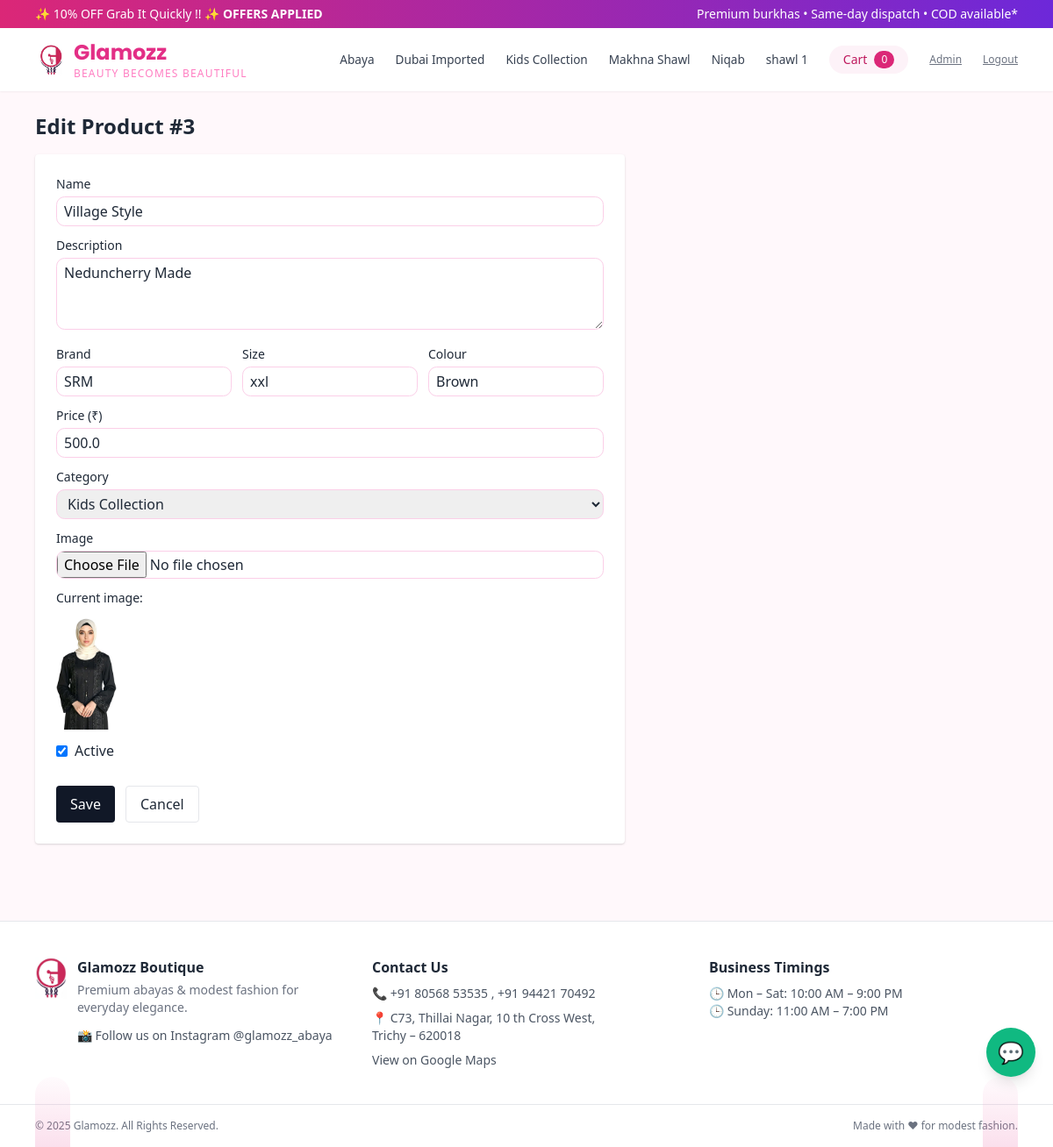
/admin/products/3/edit (signed in), run on the app's committed database.
### app.py (models this page shows)
class Category(db.Model):
    id = db.Column(db.Integer, primary_key=True)
    slug = db.Column(db.String(64), unique=True, nullable=False)
    name = db.Column(db.String(120), nullable=False)
    products = db.relationship("Product", backref="category", lazy=True)

class Product(db.Model):
    id = db.Column(db.Integer, primary_key=True)
    name = db.Column(db.String(200), nullable=False)
    description = db.Column(db.Text, nullable=True)
    brand = db.Column(db.String(100), nullable=True)
    size = db.Column(db.String(50), nullable=True)   # Example: "52", "54", "S", "M"
    color = db.Column(db.String(50), nullable=True)
    price = db.Column(db.Float, nullable=False)
    image_filename = db.Column(db.String(255), nullable=True)
    is_active = db.Column(db.Boolean, default=True)
    category_id = db.Column(db.Integer, db.ForeignKey("category.id"), nullable=False)

### app.py (the view, shortened to what this page needs)
@app.route("/admin/products/<int:product_id>/edit", methods=["GET", "POST"])
@login_required
@admin_required
def admin_product_edit(product_id):
    product = Product.query.get_or_404(product_id)
    categories = Category.query.order_by(Category.name).all()
    return render_template("admin/product_form.html", categories=categories, product=product)

### app.py (called while the page is built)
@login_manager.user_loader
def load_user(user_id):
    return User.query.get(int(user_id))

def get_cart():
    return session.get("cart", {})

def admin_required(func):
    from functools import wraps
    @wraps(func)
    def wrapper(*args, **kwargs):
        if not current_user.is_authenticated:
            return login_manager.unauthorized()
        if not current_user.is_admin:
            flash("Admin access only.")
            return redirect(url_for("index"))
        return func(*args, **kwargs)
    return wrapper

@app.context_processor
def inject_globals():
    nav_categories = {c.slug: c.name for c in Category.query.order_by(Category.name).all()}
    cart = get_cart()
    cart_count = sum(cart.values())
    return dict(nav_categories=nav_categories, cart_count=cart_count, current_user=current_user)

### templates/admin/product_form.html
{% extends "base.html" %}
{% block content %}
{% if product %}
    <h1 class="text-2xl font-bold mb-4">Edit Product #{{ product.id }}</h1>
{% else %}
    <h1 class="text-2xl font-bold mb-4">Add New Product</h1>
{% endif %}
<div class="bg-white p-6 rounded shadow max-w-2xl">
    <form method="post" enctype="multipart/form-data">
        <label class="block text-sm mb-1">Name</label>
        <input type="text" name="name" class="w-full border px-2 py-1 mb-3"
               value="{{ product.name if product else '' }}" required>
        <label class="block text-sm mb-1">Description</label>
        <textarea name="description" class="w-full border px-2 py-1 mb-3" rows="3">{{ product.description if product else '' }}</textarea>
        <div class="grid grid-cols-1 md:grid-cols-3 gap-3">
            <div>
                <label class="block text-sm mb-1">Brand</label>
                <input type="text" name="brand" class="w-full border px-2 py-1 mb-3"
                       value="{{ product.brand if product else '' }}">
            </div>
            <div>
                <label class="block text-sm mb-1">Size</label>
                <input type="text" name="size" class="w-full border px-2 py-1 mb-3"
                       value="{{ product.size if product else '' }}">
            </div>
            <div>
                <label class="block text-sm mb-1">Colour</label>
                <input type="text" name="color" class="w-full border px-2 py-1 mb-3"
                       value="{{ product.color if product else '' }}">
            </div>
        </div>
        <label class="block text-sm mb-1">Price (₹)</label>
        <input type="number" step="0.01" name="price" class="w-full border px-2 py-1 mb-3"
               value="{{ product.price if product else '' }}" required>
        <label class="block text-sm mb-1">Category</label>
        <select name="category_id" class="w-full border px-2 py-1 mb-3" required>
            {% for c in categories %}
                <option value="{{ c.id }}"
                    {% if product and product.category_id == c.id %}selected{% endif %}>
                    {{ c.name }}
                </option>
            {% endfor %}
        </select>
        <label class="block text-sm mb-1">Image</label>
        <input type="file" name="image" class="w-full mb-3">
        {% if product and product.image_filename %}
            <p class="mb-3 text-sm">Current image:</p>
            <img src="{{ url_for('static', filename='uploads/' ~ product.image_filename) }}"
                 class="h-32 mb-3">
        {% endif %}
        {% if product %}
            <label class="inline-flex items-center mb-3">
                <input type="checkbox" name="is_active" value="1" class="mr-2"
                       {% if product.is_active %}checked{% endif %}>
                Active
            </label>
        {% endif %}
        <div class="mt-4 flex space-x-3">
            <button class="bg-gray-900 text-white px-4 py-2 rounded">
                Save
            </button>
            <a href="{{ url_for('admin_products') }}" class="px-4 py-2 rounded border">
                Cancel
            </a>
        </div>
    </form>
</div>
{% endblock %}

### templates/base.html (shortened to what this page needs)
<!DOCTYPE html>
<html lang="en">
<head>
    <link rel="stylesheet" href="{{ url_for('static', filename='css/premium.css') }}">
    <link href="https://cdn.jsdelivr.net/npm/tailwindcss@2.2.19/dist/tailwind.min.css" rel="stylesheet">
</head>
<body class="bg-[var(--brand-bg)] text-gray-800 transition-colors duration-300">
    <div class="w-full bg-gradient-to-r from-pink-600 via-rose-500 to-purple-700 text-white text-xs sm:text-sm">
        <div class="max-w-6xl mx-auto px-4 py-1.5 flex justify-between items-center">
            <span>✨ 10% OFF Grab It Quickly !! ✨ <b>OFFERS APPLIED</b></span>
            <span class="hidden sm:inline">Premium burkhas • Same-day dispatch • COD available*</span>
        </div>
    </div>
<header class="bg-white shadow-sm sticky top-0 z-50">
    <div class="max-w-6xl mx-auto px-4 py-3 flex items-center justify-between">
        <div class="flex items-center gap-2">
    <a href="{{ url_for('index') }}" class="flex items-center gap-2">
        <img src="{{ url_for('static', filename='uploads/icon.png') }}" alt="Logo"
             class="w-9 h-9 object-contain">
        <div class="leading-tight">
            <h1 class="text-2xl font-bold" style="color:#e32f86;font-family:Poppins;">
                Glamozz
            </h1>
            <p class="tracking-widest text-xs font-medium" style="color:#ff7ec2;">
                BEAUTY BECOMES BEAUTIFUL
            </p>
        </div>
    </a>
</div>
        <nav class="hidden md:flex items-center space-x-6 text-sm font-medium text-gray-700">
            {% for slug, name in nav_categories.items() %}
                <a href="{{ url_for('category_page', slug=slug) }}"
                   class="nav-link hover:text-pink-600">
                    {{ name }}
                </a>
            {% endfor %}
            <a href="{{ url_for('cart') }}"
   class="pill-badge bg-pink-50 text-pink-700 px-4 py-1.5 text-sm
          hover:bg-pink-100 flex items-center space-x-2 rounded-full">
    <span>Cart</span>
    <span class="pill-badge bg-pink-600 text-white text-xs
                 px-2 py-0.5 rounded-full">
        {{ cart_count }}
    </span>
</a>
            {% if current_user.is_authenticated and current_user.is_admin %}
                <a href="{{ url_for('admin_dashboard') }}"
                   class="text-xs text-gray-500 underline">
                   Admin
                </a>
                <a href="{{ url_for('admin_logout') }}"
                   class="text-xs text-gray-500 underline">
                   Logout
                </a>
            {% endif %}
        </nav>
    </div>
</header>
    <main class="flex-1">
        <div class="max-w-6xl mx-auto px-4 py-6">
            {% block content %}{% endblock %}
        </div>
    </main>
<footer class="relative bg-white border-t mt-16 overflow-hidden">
    <div class="absolute inset-0 pointer-events-none">
        <div class="tree tree-left"></div>
        <div class="tree tree-right"></div>
    </div>
    <div class="relative max-w-6xl mx-auto px-4 py-10 grid grid-cols-1 md:grid-cols-3 gap-8 text-sm text-gray-600">
<div class="flex items-start gap-3">
    <img src="{{ url_for('static', filename='uploads/icon.png') }}"
         class="h-12 w-auto object-contain" alt="Glamozz">
    <div>
        <h3 class="text-base font-semibold text-gray-800 mb-1">Glamozz Boutique</h3>
        <p class="text-gray-500 mb-3 text-sm">
            Premium abayas & modest fashion for everyday elegance.
        </p>
        <a href="https://www.instagram.com/glamozz_abaya?igsh=Y205bXdqdnI1Y3p0"
           target="_blank"
           class="inline-flex items-center gap-2 text-[var(--brand-pink)] font-medium hover:underline">
            📸 Follow us on Instagram @glamozz_abaya
        </a>
    </div>
</div>
        <div>
            <h3 class="text-base font-semibold text-gray-800 mb-2">
                Contact Us
            </h3>
            <p class="mb-2">
                📞 <a href="tel:+918056853535" class="hover:underline">
                    +91 80568 53535
                </a>
                <a href="tel:+919442170492" class="hover:underline">
                    , +91 94421 70492
                </a>
            </p>
            <p class="mb-2">
                📍 C73, Thillai Nagar, 10 th Cross West,<br>
                Trichy – 620018
            </p>
            <a href="https://www.google.com/maps/place/GLAMOZZ+BURKHA/@10.8209313,78.6791688,869m/data=!3m1!1e3!4m14!1m7!3m6!1s0x3baaf5a1981f28d3:0x8d49c6cb777a2616!2sGLAMOZZ+BURKHA!8m2!3d10.8209313!4d78.6817437!16s%2Fg%2F11f4m4zh_q!3m5!1s0x3baaf5a1981f28d3:0x8d49c6cb777a2616!8m2!3d10.8209313!4d78.6817437!16s%2Fg%2F11f4m4zh_q?entry=ttu&g_ep=EgoyMDI1MTIwOS4wIKXMDSoASAFQAw%3D%3D"
               target="_blank"
               class="text-[var(--brand-pink)] hover:underline">
                View on Google Maps
            </a>
        </div>
        <div>
            <h3 class="text-base font-semibold text-gray-800 mb-2">
                Business Timings
            </h3>
            <p>🕒 Mon – Sat: 10:00 AM – 9:00 PM</p>
            <p>🕒 Sunday: 11:00 AM – 7:00 PM</p>
        </div>
    </div>
    <div class="border-t">
        <div class="max-w-6xl mx-auto px-4 py-4 text-xs text-gray-500 flex flex-col sm:flex-row justify-between items-center space-y-2 sm:space-y-0">
            <span>© 2025 Glamozz. All Rights Reserved.</span>
            <span>Made with ♥ for modest fashion.</span>
        </div>
    </div>
</footer>
<a href="https://wa.me/919876543210"
   target="_blank"
   class="fixed bottom-20 right-5 z-50
          bg-green-500 hover:bg-green-600
          text-white
          w-14 h-14
          rounded-full
          flex items-center justify-center
          shadow-lg
          text-2xl"
          >
    💬
</a>
</body>
</html>

### static/css/premium.css (style rules this page uses)
:root { --pink-main: #e11d74; --pink-soft: #fff1f7; --pink-light: #fde7f3; --purple-dark: #3b0a45; --text-dark: #1f2937; --text-muted: #6b7280; --card-bg: #ffffff; --radius-lg: 1.25rem; --radius-md: 0.75rem; --shadow-soft: 0 10px 25px rgba(0,0,0,0.06); --shadow-hover: 0 18px 40px rgba(225,29,116,0.18); }
body { font-family: 'Poppins', sans-serif; background: linear-gradient(180deg, #fff7fb 0%, #ffffff 100%); color: var(--text-dark); }
.nav-link { font-size: 0.85rem; position: relative; }
.nav-link::after { content: ""; position: absolute; left: 0; bottom: -5px; height: 2px; width: 0; background: linear-gradient(to right, var(--pink-main), #9333ea); transition: width 0.25s ease; }
select, input, textarea { border-radius: 0.6rem; border: 1px solid #fbcfe8; font-size: 0.8rem; }
:root { --pink:#e32f86; --pink-soft:#ffe4f2; --bg:#fff8fb; --text:#1f2937; --card:#ffffff; }
body { background:var(--bg); color:var(--text); font-family:Poppins,sans-serif; }

### templates/base.html (style rules this page uses)
:root { --brand-bg:#fff8fb; --brand-text:#1f2937; --brand-card:#ffffff; --brand-border:#e5e7eb; --brand-pink:#e32f86; --brand-pink-soft:#ffe4f2; }
body { background:var(--brand-bg); color:var(--brand-text); }
:root { --brand-pink:#e32f86; --brand-pink-soft:#ffe4f2; --brand-deep:#4b1248; --brand-bg:#fff8fb; }
.tree { position:absolute; bottom:0; width:40px; height:80px; background:linear-gradient(to top,#e32f86,#ffe4f2); border-radius:20px 20px 0 0; opacity:0.15; }
.tree-left { left:40px; }
.tree-right { right:40px; }

### data on the page
Category: name "Abaya"
Category: name "Dubai Imported"
Category: name "Kids Collection"
Category: name "Makhna Shawl"
Category: name "Niqab"
Category: name "shawl 1"
Product: id "3", name "Village Style", description "Neduncherry Made", brand "SRM", size "xxl", color "Brown", price "500.0", category_id "Kids Collection", image_filename (picture), is_active "☑"

### other printed values
{{ cart_count }} "0"
